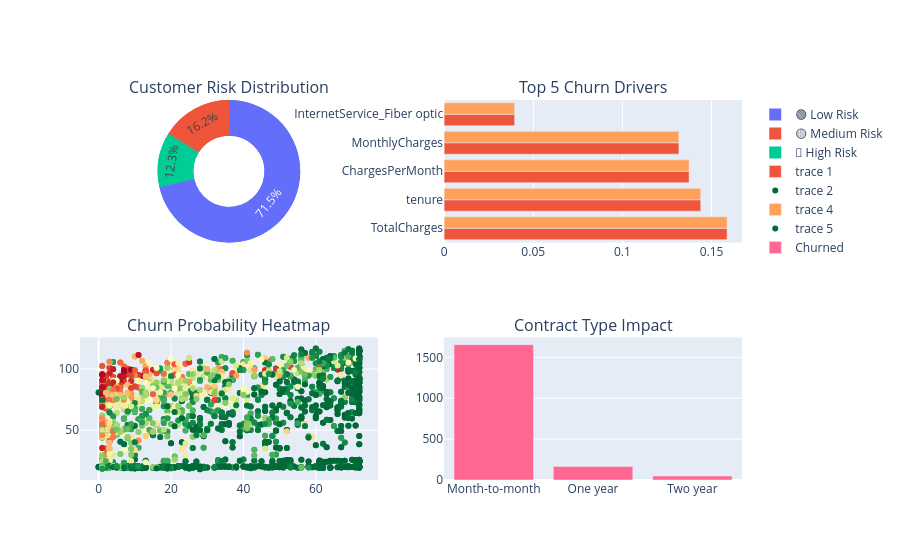

Notebook source saved alongside this figure:
### Code cell
# Chart 1: Risk Tier Donut (Row 1, Col 1)
fig.add_trace(
    go.Pie(labels=risk_counts.index, values=risk_counts.values, hole=.5),
    row=1, col=1
)

# Chart 2: Feature Importance (Row 1, Col 2)
fig.add_trace(
    go.Bar(x=top_5_features.values, y=top_5_features.index, orientation='h'),
    row=1, col=2
)

# Chart 3: Probability Heatmap (Row 2, Col 1)
# Comparing Tenure vs MonthlyCharges, colored by Churn Probability
fig.add_trace(
    go.Scatter(x=analysis_df['tenure'], y=analysis_df['MonthlyCharges'], 
               mode='markers', marker=dict(color=probs, colorscale='RdYlGn_r')),
    row=2, col=1
)

# Chart 4: Contract Type (Row 2, Col 2)
# Using original data to show Churn Count per Contract
contract_data = df.groupby(['Contract', 'Churn']).size().unstack()
fig.add_trace(
    go.Bar(x=contract_data.index, y=contract_data['Yes'], name="Churned"),
    row=2, col=2
)

### Figure 1 — Plotly figure (JSON) as saved in the notebook; plotly's stock layout.template omitted (floating-point values rounded to 4 significant figures; data arrays with more than 128 entries replaced by an {"elided": "..."} marker saying what was removed)
{"data": [{"domain": {"x": [0, 0.45], "y": [0.625, 1]}, "hole": 0.5, "labels": ["🟢 Low Risk", "🟡 Medium Risk", "🔴 High Risk"], "type": "pie", "values": [1007, 228, 174]}, {"orientation": "h", "type": "bar", "x": [0.1587, 0.1439, 0.1374, 0.1317, 0.03957], "xaxis": "x", "y": ["TotalCharges", "tenure", "ChargesPerMonth", "MonthlyCharges", "InternetService_Fiber optic"], "yaxis": "y"}, {"marker": {"color": {"elided": "1409 float values"}, "colorscale": [[0, "rgb(0,104,55)"], [0.1, "rgb(26,152,80)"], [0.2, "rgb(102,189,99)"], [0.3, "rgb(166,217,106)"], [0.4, "rgb(217,239,139)"], [0.5, "rgb(255,255,191)"], [0.6, "rgb(254,224,139)"], [0.7, "rgb(253,174,97)"], [0.8, "rgb(244,109,67)"], [0.9, "rgb(215,48,39)"], [1, "rgb(165,0,38)"]]}, "mode": "markers", "type": "scatter", "x": {"elided": "1409 int values"}, "xaxis": "x2", "y": {"elided": "1409 float values"}, "yaxis": "y2"}, {"domain": {"x": [0, 0.45], "y": [0.625, 1]}, "hole": 0.5, "labels": ["🟢 Low Risk", "🟡 Medium Risk", "🔴 High Risk"], "type": "pie", "values": [1007, 228, 174]}, {"orientation": "h", "type": "bar", "x": [0.1587, 0.1439, 0.1374, 0.1317, 0.03957], "xaxis": "x", "y": ["TotalCharges", "tenure", "ChargesPerMonth", "MonthlyCharges", "InternetService_Fiber optic"], "yaxis": "y"}, {"marker": {"color": {"elided": "1409 float values"}, "colorscale": [[0, "rgb(0,104,55)"], [0.1, "rgb(26,152,80)"], [0.2, "rgb(102,189,99)"], [0.3, "rgb(166,217,106)"], [0.4, "rgb(217,239,139)"], [0.5, "rgb(255,255,191)"], [0.6, "rgb(254,224,139)"], [0.7, "rgb(253,174,97)"], [0.8, "rgb(244,109,67)"], [0.9, "rgb(215,48,39)"], [1, "rgb(165,0,38)"]]}, "mode": "markers", "type": "scatter", "x": {"elided": "1409 int values"}, "xaxis": "x2", "y": {"elided": "1409 float values"}, "yaxis": "y2"}, {"name": "Churned", "type": "bar", "x": ["Month-to-month", "One year", "Two year"], "xaxis": "x3", "y": [1655, 166, 48], "yaxis": "y3"}], "layout": {"annotations": [{"font": {"size": 16}, "showarrow": false, "text": "Customer Risk Distribution", "x": 0.225, "xanchor": "center", "xref": "paper", "y": 1, "yanchor": "bottom", "yref": "paper"}, {"font": {"size": 16}, "showarrow": false, "text": "Top 5 Churn Drivers", "x": 0.775, "xanchor": "center", "xref": "paper", "y": 1, "yanchor": "bottom", "yref": "paper"}, {"font": {"size": 16}, "showarrow": false, "text": "Churn Probability Heatmap", "x": 0.225, "xanchor": "center", "xref": "paper", "y": 0.375, "yanchor": "bottom", "yref": "paper"}, {"font": {"size": 16}, "showarrow": false, "text": "Contract Type Impact", "x": 0.775, "xanchor": "center", "xref": "paper", "y": 0.375, "yanchor": "bottom", "yref": "paper"}], "xaxis": {"anchor": "y", "domain": [0.55, 1]}, "xaxis2": {"anchor": "y2", "domain": [0, 0.45]}, "xaxis3": {"anchor": "y3", "domain": [0.55, 1]}, "yaxis": {"anchor": "x", "domain": [0.625, 1]}, "yaxis2": {"anchor": "x2", "domain": [0, 0.375]}, "yaxis3": {"anchor": "x3", "domain": [0, 0.375]}}}
